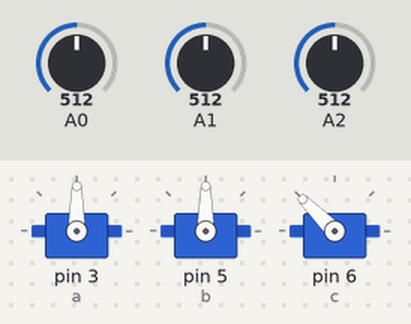
This sketch was run on a simulated Arduino Uno, built with avr-gcc and run on an emulated ATmega328P. On the bench: 3 × servo. Inputs (shaded band) come from the test bench; at power-on: A0 = 512, A1 = 512, A2 = 512.

Above: at 1.2 s.
1.3 s: A0 set to 716
At 2.2 s:
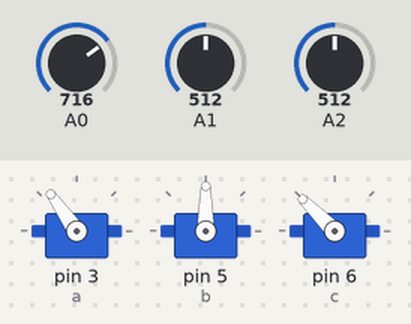
2.8 s: A1 set to 716
At 3.8 s:
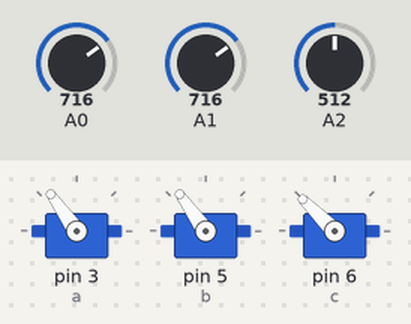
4.3 s: A2 set to 716
At 5.5 s:
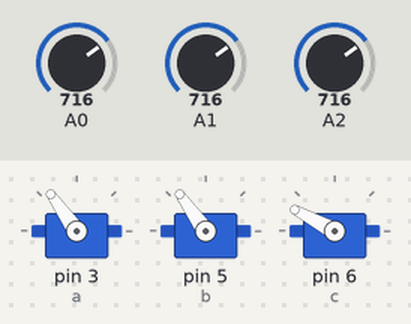
5.8 s: A0 set to 900
At 7.0 s:
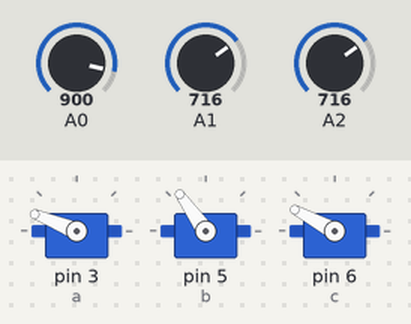
7.3 s: A1 set to 900
At 8.0 s:
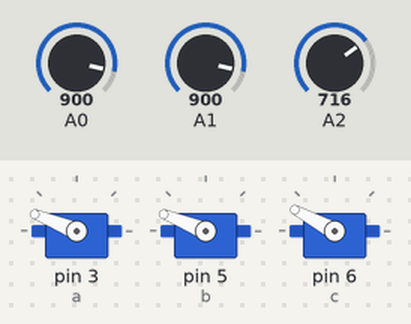
8.8 s: A2 set to 900
At 9.6 s:
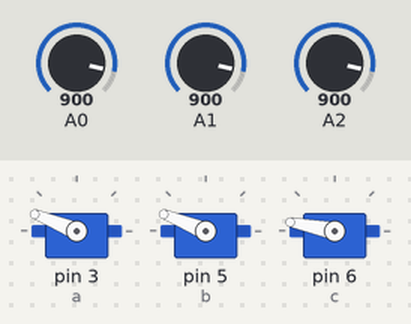
Timing chart, 0 to 11.3 s (numbered marks = the images above; inputs shaded):
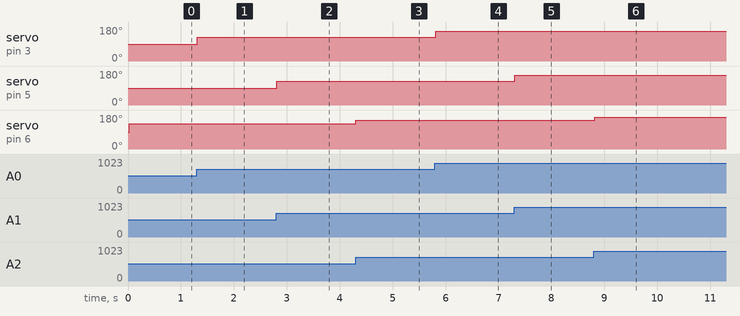

Measured:
- after the input at 1.3 s, servo on pin 3 (a): 90° → 125° at once
- after the input at 2.8 s, servo on pin 5 (b): 90° → 125° at once
- after the input at 4.3 s, servo on pin 6 (c): 135° → 152° at once
- after the input at 5.8 s, servo on pin 3 (a): 125° → 158° at once
- after the input at 7.3 s, servo on pin 5 (b): 125° → 158° at once
- after the input at 8.8 s, servo on pin 6 (c): 152° → 169° at once

The sketch:

RoboArrm.ino
```cpp
#include <Servo.h>
Servo a;
Servo b;
Servo c;
int value0;
int value1;
int value2;
void setup()
{
  pinMode(A0,INPUT);
  pinMode(3,OUTPUT);
  a.attach(3);

  pinMode(A1,INPUT);
  pinMode(5,OUTPUT);
  b.attach(5);

  pinMode(A2,INPUT);
  pinMode(6,OUTPUT);
  c.attach(6);
}
void loop()
{
  value0= analogRead(A0);
  value0 = map(value0, 0, 1023, 0, 180);
  a.write(value0);
  value1= analogRead(A1);
  value1 = map(value1, 0, 1023, 0, 180);
  b.write(value1);
  delay(20);
  value2 = analogRead(A2);
  value2 = map(value2, 0, 1023, 90, 180);
  c.write(value2);
}
```
